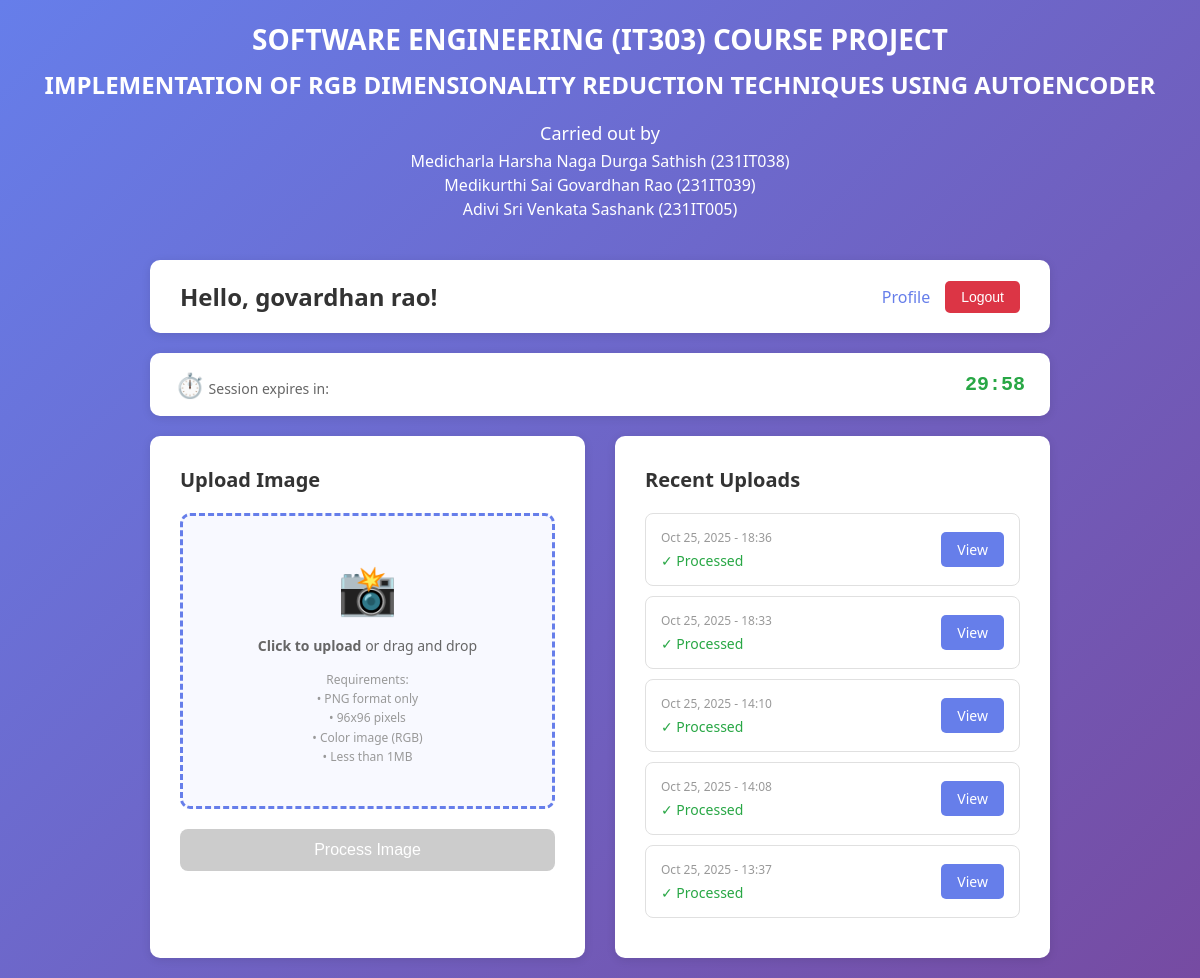
Page / (signed in) on the earlier database version.
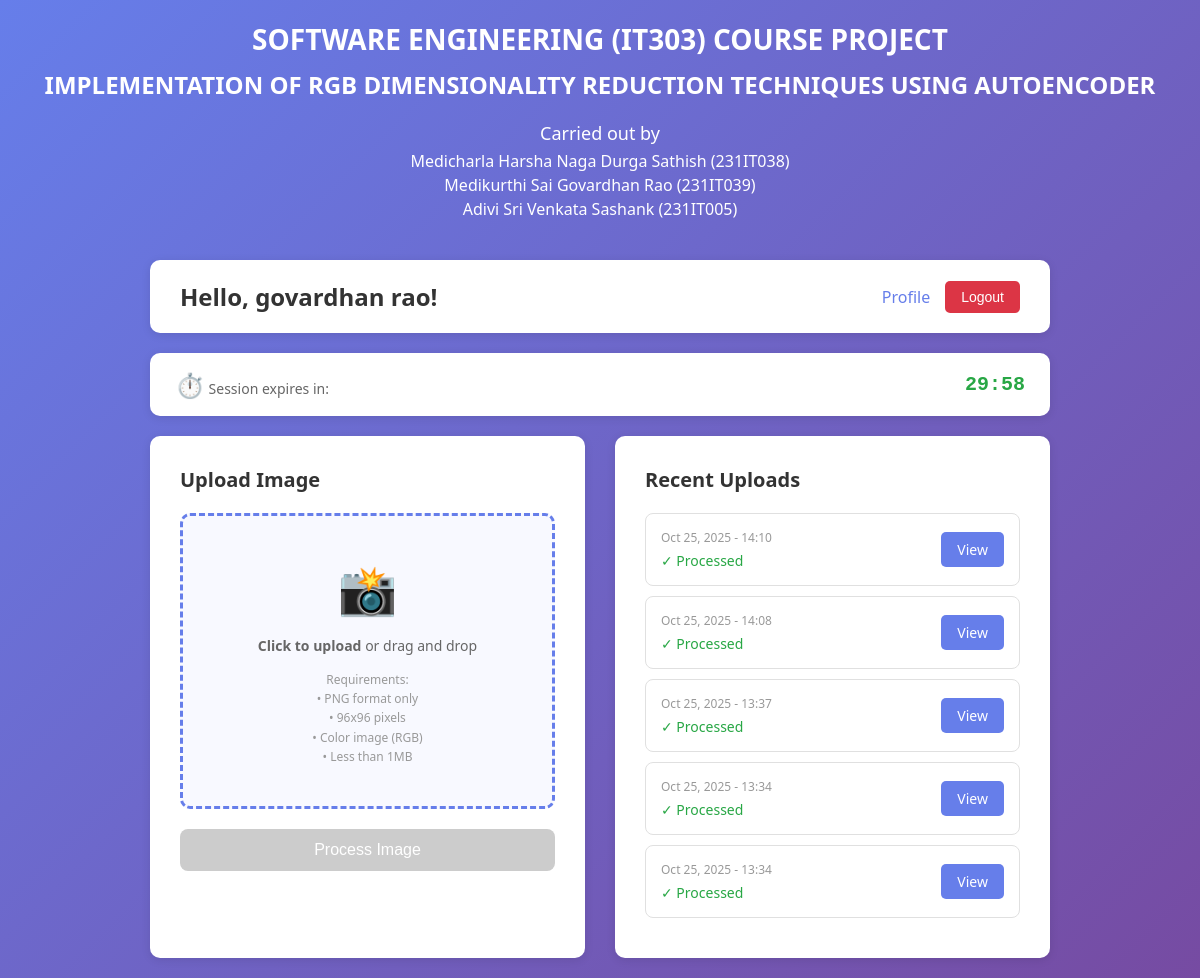
Same page on the later database version.
### account/models.py (models this page shows, shortened)
class ImageUpload(models.Model):
    user = models.ForeignKey(CustomUser, on_delete=models.CASCADE, related_name='images')
    input_image = models.ImageField(upload_to='uploads/input/')
    output_image = models.ImageField(upload_to='uploads/output/', null=True, blank=True)
    uploaded_at = models.DateTimeField(auto_now_add=True)
    processed = models.BooleanField(default=False)
    class Meta:
        ordering = ['-uploaded_at']
        verbose_name = 'Image Upload'
        verbose_name_plural = 'Image Uploads'

### account/views.py (the view)
# urls.py: path('', home, name='home'),
@login_required
def home(request):
    logger.info(f"HOME view called by user: {request.user.username}")
    session_time_remaining = get_session_info(request)
    if request.method == 'POST':
        logger.info("POST request received - Image upload")
        form = ImageUploadForm(request.POST, request.FILES)
        if form.is_valid():
            logger.info("Form is valid")
            image_file = request.FILES.get('input_image')
            is_valid, error_message = validate_image(image_file)
            if not is_valid:
                logger.error(f"Image validation failed: {error_message}")
                messages.error(request, f"Image validation failed: {error_message}")
                return render(request, "account/home.html", {
                    'form': form,
                    'session_time_remaining': session_time_remaining
                })
            logger.info("Saving image upload to database...")
            image_upload = form.save(commit=False)
            image_upload.user = request.user
            image_upload.save()
            logger.info(f"✓ Image upload saved with ID: {image_upload.pk}")
            try:
                logger.info("Starting image processing...")
                process_start = time.time()
                process_image(image_upload)
                process_time = time.time() - process_start
                logger.info(f"✓ Image processed successfully in {process_time:.2f}s")
                messages.success(request, 'Image uploaded and processed successfully!')
                return redirect('account:results', pk=image_upload.pk)
            except Exception as e:
                logger.error(f"Image processing failed: {str(e)}")
                logger.exception("Full traceback:")
                messages.error(request, f"Error processing image: {str(e)}")
                image_upload.delete()
        else:
            logger.error(f"Form validation errors: {form.errors}")
            for field, errors in form.errors.items():
                for error in errors:
                    messages.error(request, error)
    else:
        logger.info("GET request - Displaying upload form")
        form = ImageUploadForm()
    recent_uploads = ImageUpload.objects.filter(user=request.user)[:5]
    logger.info(f"Rendering home template with {recent_uploads.count()} recent uploads")
    return render(request, "account/home.html", {
        'form': form,
        'recent_uploads': recent_uploads,
        'session_time_remaining': session_time_remaining
    })

### account/views.py (called while the page is built)
def get_session_info(request):
    try:
        expiry_age = request.session.get_expiry_age()
        return max(0, int(expiry_age))
    except:
        return settings.SESSION_COOKIE_AGE

### templates/account/home.html (shortened to what this page needs)
<!DOCTYPE html>
<html lang="en">
<head>
</head>
<body>
    <div class="project-title-section" style="text-align: center; margin-bottom: 40px; color: white;">
        <h1 style="font-size: 28px; font-weight: 700; margin-bottom: 10px;">
            SOFTWARE ENGINEERING (IT303) COURSE PROJECT
        </h1>
        <h2 style="font-size: 24px; margin-bottom: 20px;">
            IMPLEMENTATION OF RGB DIMENSIONALITY REDUCTION TECHNIQUES USING AUTOENCODER
        </h2>
        <div style="font-size: 18px; margin-bottom: 5px;">
            Carried out by
        </div>
        <div style="font-size: 16px; margin-bottom: 2px;">
            Medicharla Harsha Naga Durga Sathish (231IT038)
        </div>
        <div style="font-size: 16px; margin-bottom: 2px;">
            Medikurthi Sai Govardhan Rao (231IT039)
        </div>
        <div style="font-size: 16px;">
            Adivi Sri Venkata Sashank (231IT005)
        </div>
    </div>
    <div class="container">
        <div class="header">
            <h2>Hello, {{ user.get_full_name|default:user.username }}!</h2>
            <div class="nav-links">
                <a href="{% url 'account:profile' %}">Profile</a>
                <form method="post" action="{% url 'account:logout' %}" style="display: inline;">
                    <button type="submit" class="logout-btn">Logout</button>
                </form>
            </div>
        </div>
        <div class="session-timer">
            <div class="session-timer-label">
                <span class="session-icon">⏱️</span>
                Session expires in:
            </div>
            <div class="session-timer-display">
                <span class="session-time" id="sessionTimer">--:--</span>
            </div>
        </div>
        <div class="main-content">
            <div class="upload-section">
                <h3>Upload Image</h3>
                <form method="post" enctype="multipart/form-data" id="uploadForm">
                    <div class="upload-area" id="uploadArea">
                        <div class="upload-icon">📸</div>
                        <div class="upload-text">
                            <strong>Click to upload</strong> or drag and drop
                        </div>
                        <div class="upload-requirements">
                            Requirements:<br>
                            • PNG format only<br>
                            • 96x96 pixels<br>
                            • Color image (RGB)<br>
                            • Less than 1MB
                        </div>
                    </div>
                    <button type="submit" class="upload-btn" id="uploadBtn" disabled>Process Image</button>
                </form>
            </div>
            <div class="recent-section">
                <h3>Recent Uploads</h3>
                {% if recent_uploads %}
                <ul class="recent-uploads">
                    {% for upload in recent_uploads %}
                    <li class="recent-item">
                        <div class="recent-item-info">
                            <div class="recent-item-date">{{ upload.uploaded_at|date:"M d, Y - H:i" }}</div>
                            <div class="recent-item-status">
                                {% if upload.processed %}✓ Processed{% else %}⏳ Processing{% endif %}
                            </div>
                        </div>
                        <a href="{% url 'account:results' upload.pk %}" class="view-btn">View</a>
                    </li>
                    {% endfor %}
                </ul>
                {% else %}
                <div class="no-uploads">
                    No uploads yet. Upload your first image!
                </div>
                {% endif %}
            </div>
        </div>
    </div>
</body>
</html>

Differences in the rows shown:
removed ImageUpload: uploaded_at "Oct 25, 2025 - 18:36", processed "✓ Processed"
removed ImageUpload: uploaded_at "Oct 25, 2025 - 18:33", processed "✓ Processed"
now on this page (row unchanged): ImageUpload: uploaded_at "Oct 25, 2025 - 13:34", processed "✓ Processed"
now on this page (row unchanged): ImageUpload: uploaded_at "Oct 25, 2025 - 13:34", processed "✓ Processed"
